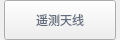
                    <widget class="QWidget" name="yctx_wid" native="true">
                     <property name="geometry">
                      <rect>
                       <x>250</x>
                       <y>90</y>
                       <width>120</width>
                       <height>40</height>
                      </rect>
                     </property>
                     <property name="minimumSize">
                      <size>
                       <width>0</width>
                       <height>40</height>
                      </size>
                     </property>
                     <property name="maximumSize">
                      <size>
                       <width>16777215</width>
                       <height>40</height>
                      </size>
                     </property>
                     <layout class="QHBoxLayout" name="horizontalLayout_30">
                      <property name="spacing">
                       <number>0</number>
                      </property>
                      <property name="leftMargin">
                       <number>0</number>
                      </property>
                      <property name="topMargin">
                       <number>0</number>
                      </property>
                      <property name="rightMargin">
                       <number>0</number>
                      </property>
                      <property name="bottomMargin">
                       <number>0</number>
                      </property>
                      <item>
                       <widget class="QLabel" name="label_207">
                        <property name="minimumSize">
                         <size>
                          <width>4</width>
                          <height>0</height>
                         </size>
                        </property>
                        <property name="maximumSize">
                         <size>
                          <width>4</width>
                          <height>16777215</height>
                         </size>
                        </property>
                        <property name="text">
                         <string/>
                        </property>
                        <property name="pixmap">
                         <pixmap resource="twoDdisplay.qrc">:/twoDdisplay/rectleft</pixmap>
                        </property>
                       </widget>
                      </item>
                      <item>
                       <widget class="QPushButton" name="yctxbtn">
                        <property name="minimumSize">
                         <size>
                          <width>0</width>
                          <height>40</height>
                         </size>
                        </property>
                        <property name="maximumSize">
                         <size>
                          <width>16777215</width>
                          <height>40</height>
                         </size>
                        </property>
                        <property name="cursor">
                         <cursorShape>PointingHandCursor</cursorShape>
                        </property>
                        <property name="styleSheet">
                         <string notr="true">border-image:url(:/twoDdisplay/btnbg);
color:rgb(98,109,125);</string>
                        </property>
                        <property name="text">
                         <string>遥测天线</string>
                        </property>
                       </widget>
                      </item>
                      <item>
                       <widget class="QLabel" name="label_208">
                        <property name="minimumSize">
                         <size>
                          <width>4</width>
                          <height>0</height>
                         </size>
                        </property>
                        <property name="maximumSize">
                         <size>
                          <width>4</width>
                          <height>16777215</height>
                         </size>
                        </property>
                        <property name="text">
                         <string/>
                        </property>
                        <property name="pixmap">
                         <pixmap resource="twoDdisplay.qrc">:/twoDdisplay/rectright</pixmap>
                        </property>
                       </widget>
                      </item>
                     </layout>
                    </widget>
